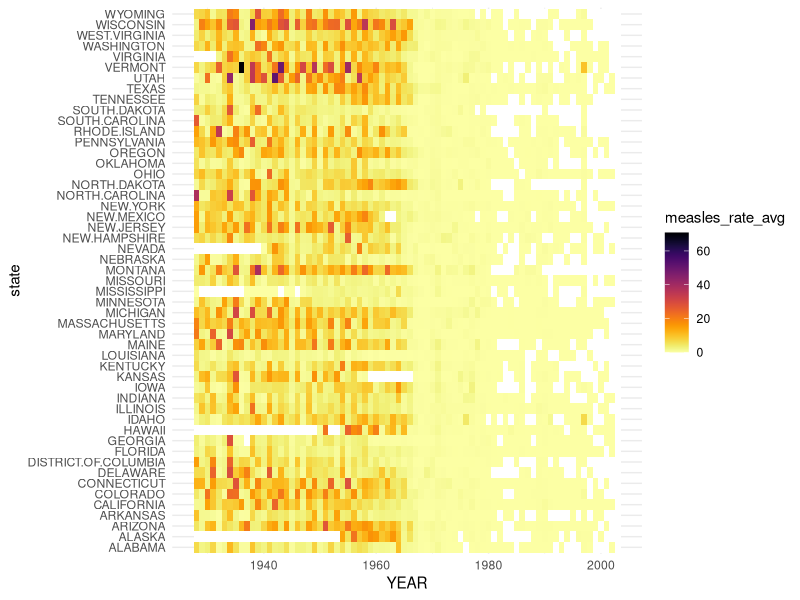
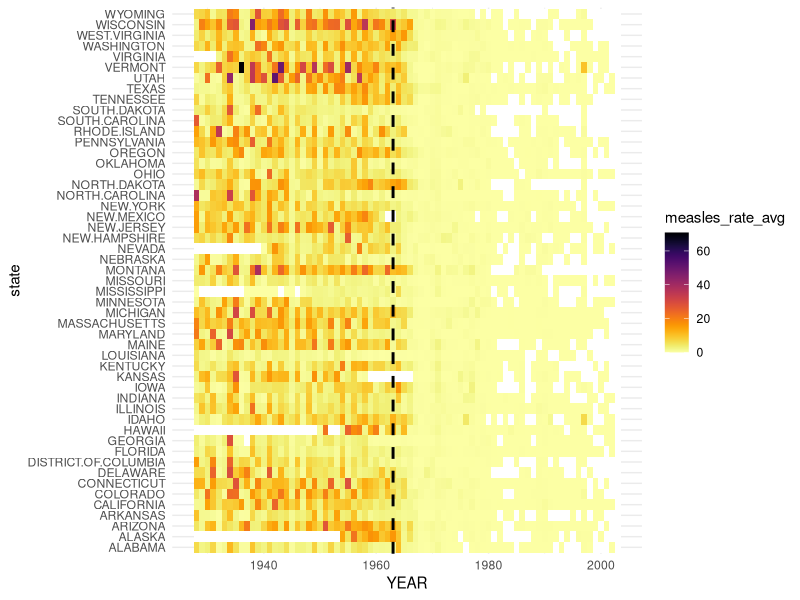

Source code (R) for these figures, in order:
## Very Brief guide to tidyr.


# gather()
# spread()
# separate()
# unite()


# Another common issue in data analysis is to convert a "wide" dataframe to a "long" one.

# e.g. this measles dataset.


library(tidyverse)

measles <-read.csv("datasets/measles.csv")

head(measles)
tail(measles,100)


# to plot the data we need "long" data - we need the value we wish to plot in one column.

# we need a dataframe that has:
# - "measles rate" in one column (these values are in cells right now)
# -  year and week as columns
# -  a column that has 'state'.

#   gather()  can make a wide dataframe a 'long' dataframe

ncol(measles)

measles.long <- measles %>% gather(state,measles_rate,3:53)
head(measles.long)


## some analysis:

measles.long.summary <- measles.long %>% 
  group_by(YEAR,state) %>%
  summarise(measles_rate_avg = mean(measles_rate, na.rm=T))

head(measles.long.summary)



## some plotting:

library(viridis) #has the fill scale I like
ggplot(measles.long.summary, aes(x=YEAR, y=state, fill=measles_rate_avg)) +
  geom_tile() +
  scale_fill_viridis(direction=-1,option="B",na.value = "white") +
  theme_minimal()

# What year was vaccine introduced?
ggplot(measles.long.summary, aes(x=YEAR, y=state, fill=measles_rate_avg)) +
  geom_tile() +
  scale_fill_viridis(direction=-1,option="B",na.value = "white") +
  theme_minimal() +
  geom_vline(xintercept = 1963, color='black', lty=2,lwd=1)
